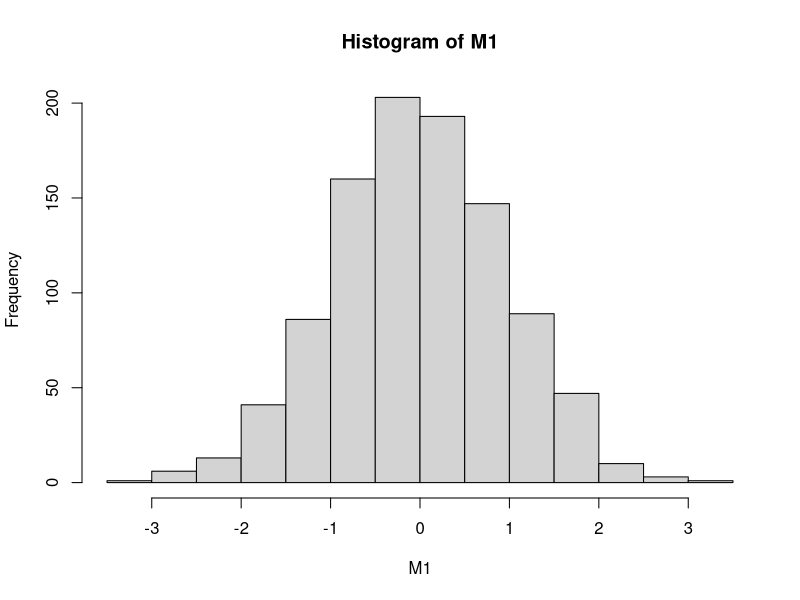
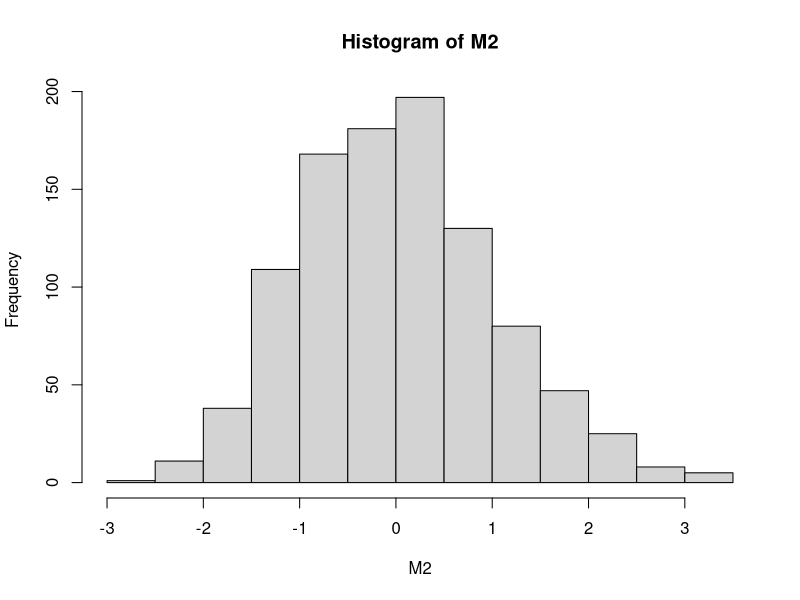
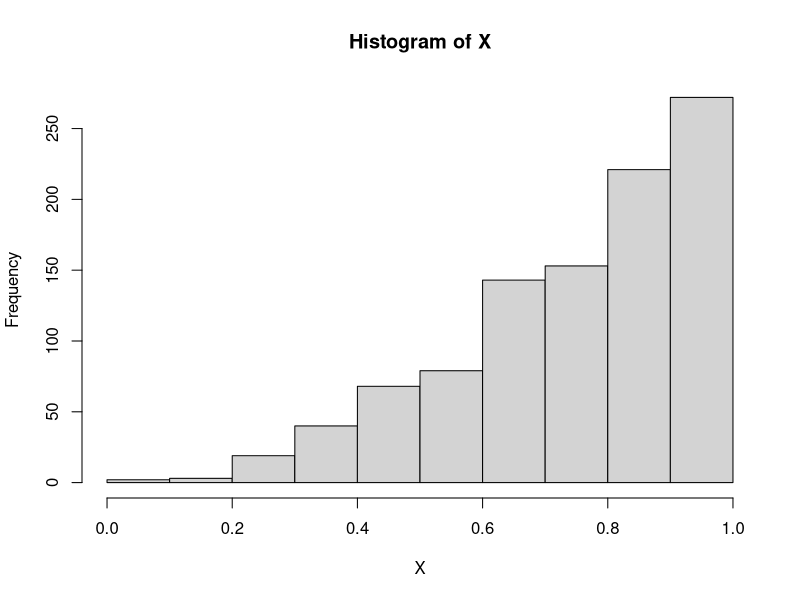

These charts were generated, in order, by the following R code:
## ---- chunk 1

simf = function(seed){
  
  set.seed(seed)
  Y = rnorm(100, mean = 15, sd = sqrt(116))
  Y2 = ((Y-15)^2)/116
  
  c(mean(Y), mean(Y2))
}

## ---- chunk 2
simf(1)
## ---- chunk 3

M = matrix(nrow = 1000, ncol = 2)

for (i in 1:1000){
  M[i,] = simf(i)
}
  
## ---- chunk 4
apply(M, 2, mean)
apply(M, 2, var)
## ---- chunk 5

M1 = M[, 1]
M2 = M[, 2]

M1 = (M1 - 15)/sqrt(1.16)
M2 = (M2 - 1)/sqrt(0.02)

hist(M1)
hist(M2)
## ---- chunk 6

U = runif(1000)
X = U^(1/3)
hist(X)
## ---- chunk 7
mean(X < 0.8 & X > 0.6)
